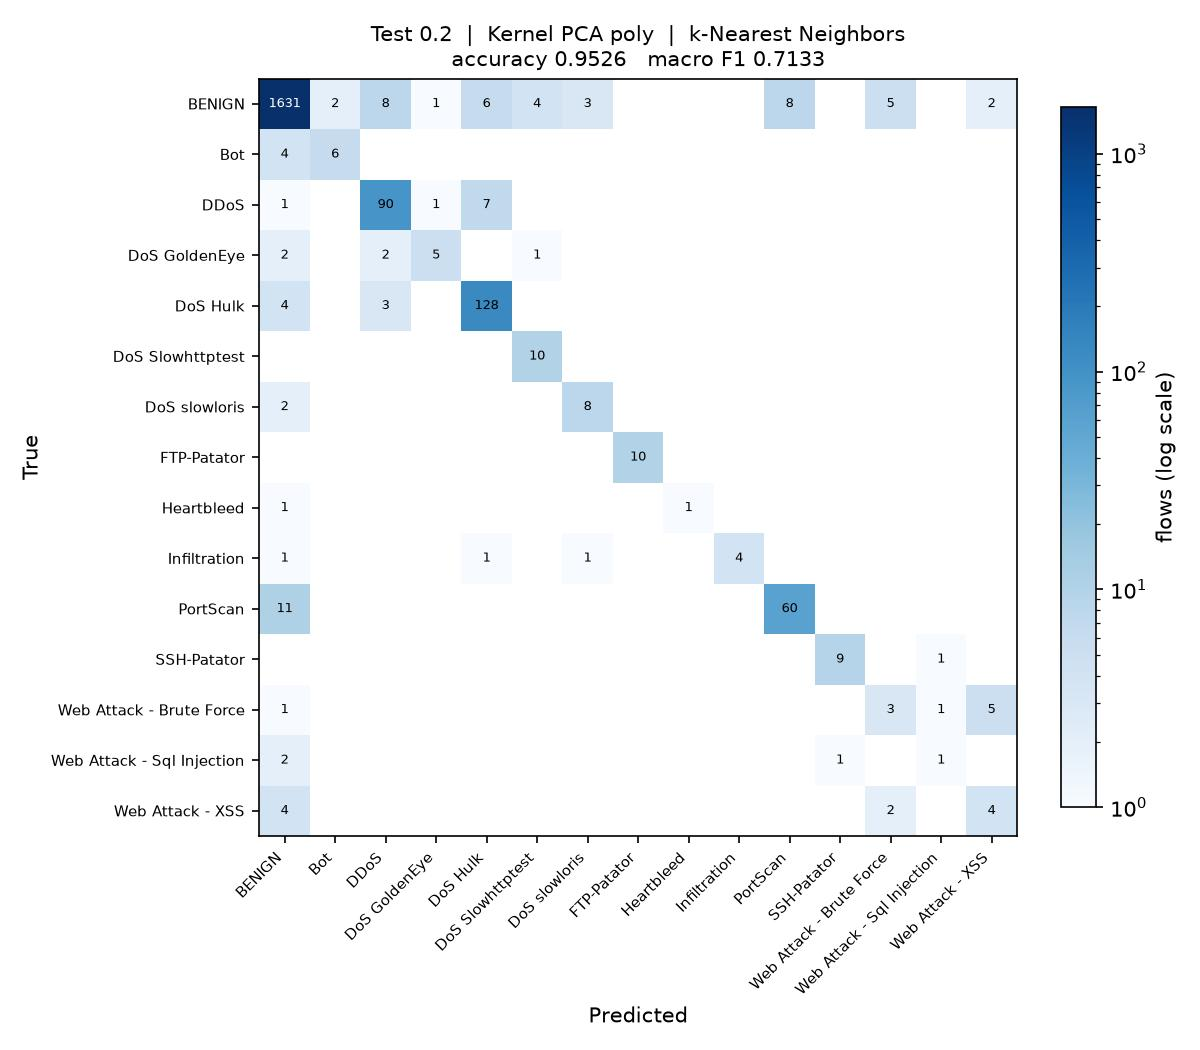

Source code (Python):
"""
Test_0.2_DR_POLY_KNN

Test size 0.2  |  Kernel PCA (poly)  |  k-Nearest Neighbors  (reference sheet #13)

Note: taken in place of sheet #5 Elastic Net, which is a regressor and cannot classify.

Run on its own:

    python Test_0.2_DR_POLY_KNN.py

Writes Test_0.2_DR_POLY_KNN.jpg (confusion matrix) and appends one row to
results/75_runs.csv.
"""

import os
import sys
import time
import warnings
from pathlib import Path

import matplotlib
matplotlib.use("Agg")
import matplotlib.pyplot as plt
import numpy as np
import pandas as pd
from sklearn.decomposition import KernelPCA
from sklearn.impute import SimpleImputer
from sklearn.metrics import (accuracy_score, confusion_matrix, f1_score,
                             precision_score, recall_score)
from sklearn.model_selection import train_test_split
from sklearn.preprocessing import LabelEncoder, StandardScaler
from sklearn.neighbors import KNeighborsClassifier

sys.path.insert(0, str(Path(__file__).resolve().parent.parent))
from common import load_sample                      # noqa: E402

warnings.filterwarnings("ignore")

# ----- this run -------------------------------------------------------------
TEST_SIZE = 0.2
KERNEL = "poly"
CLASSIFIER = "KNN"
N_COMPONENTS = 15
# ----------------------------------------------------------------------------

SEED = 0
N_JOBS = max(1, (os.cpu_count() or 2) // 2)
STEM = "Test_0.2_DR_POLY_KNN"
HERE = Path(__file__).resolve().parent
RESULTS = HERE.parent / "results"


def main():
    t0 = time.time()
    df = load_sample(10000, 50, SEED)
    y = LabelEncoder().fit_transform(df["Label"])
    X = df.drop(columns=["Label", "Day"])
    classes = sorted(df["Label"].unique())
    print(f"{len(df):,} flows, {X.shape[1]} features, {len(classes)} classes")

    X_train, X_test, y_train, y_test = train_test_split(
        X, y, test_size=TEST_SIZE, random_state=SEED, stratify=y)

    # mean imputation and scaling, fitted on the training split only
    imputer = SimpleImputer(strategy="mean").fit(X_train)
    scaler = StandardScaler().fit(imputer.transform(X_train))
    X_train = scaler.transform(imputer.transform(X_train))
    X_test = scaler.transform(imputer.transform(X_test))

    # dimensionality reduction: Kernel PCA, fitted on the training split only.
    # arpack keeps the largest positive eigenvalues; the randomized solver ranks
    # them by magnitude and fails on the sigmoid kernel, which is not PSD.
    kpca = KernelPCA(n_components=N_COMPONENTS, kernel=KERNEL,
                     eigen_solver="arpack", random_state=SEED, n_jobs=N_JOBS)
    X_train = kpca.fit_transform(X_train)
    X_test = kpca.transform(X_test)
    print(f"Kernel PCA ({KERNEL}): {X_train.shape[1]} components")

    classifier = KNeighborsClassifier(n_neighbors=5, n_jobs=N_JOBS)
    classifier.fit(X_train, y_train)
    y_pred = classifier.predict(X_test)

    acc = accuracy_score(y_test, y_pred)
    pre = precision_score(y_test, y_pred, average="macro", zero_division=0)
    rec = recall_score(y_test, y_pred, average="macro", zero_division=0)
    f1 = f1_score(y_test, y_pred, average="macro", zero_division=0)
    pre_w = precision_score(y_test, y_pred, average="weighted", zero_division=0)
    rec_w = recall_score(y_test, y_pred, average="weighted", zero_division=0)
    f1_w = f1_score(y_test, y_pred, average="weighted", zero_division=0)

    print(f"Accuracy  : {acc:.4f}")
    print(f"Precision : {pre:.4f}")
    print(f"Recall    : {rec:.4f}")
    print(f"F1 Score  : {f1:.4f}")

    # confusion matrix image, named to match this script
    cm = confusion_matrix(y_test, y_pred, labels=range(len(classes)))
    fig, ax = plt.subplots(figsize=(8, 7))
    im = ax.imshow(cm, cmap="Blues", norm=matplotlib.colors.LogNorm(vmin=1))
    ax.set_xticks(range(len(classes)), classes, rotation=45, ha="right", fontsize=7)
    ax.set_yticks(range(len(classes)), classes, fontsize=7)
    ax.set_xlabel("Predicted")
    ax.set_ylabel("True")
    ax.set_title(f"Test {TEST_SIZE}  |  Kernel PCA {KERNEL}  |  k-Nearest Neighbors\n"
                 f"accuracy {acc:.4f}   macro F1 {f1:.4f}", fontsize=10)
    for i in range(len(classes)):
        for j in range(len(classes)):
            if cm[i, j]:
                ax.text(j, i, cm[i, j], ha="center", va="center", fontsize=6,
                        color="white" if cm[i, j] > cm.max() / 3 else "black")
    fig.colorbar(im, ax=ax, fraction=0.04, label="flows (log scale)")
    fig.tight_layout()
    fig.savefig(HERE / f"{STEM}.jpg", dpi=150)
    plt.close(fig)

    # one row appended to the shared results table
    RESULTS.mkdir(exist_ok=True)
    row = {"Test": TEST_SIZE, "DR": "POLY", "Clas": CLASSIFIER,
           "Acc": round(acc, 4), "Pre": round(pre, 4), "Rec": round(rec, 4),
           "F1": round(f1, 4),
           "Pre_weighted": round(pre_w, 4), "Rec_weighted": round(rec_w, 4),
           "F1_weighted": round(f1_w, 4),
           "n_components": N_COMPONENTS, "seconds": round(time.time() - t0, 1),
           "script": STEM}
    out = RESULTS / "75_runs.csv"
    old = pd.read_csv(out).to_dict("records") if out.exists() else []
    old = [r for r in old if r.get("script") != STEM]
    pd.DataFrame(old + [row]).to_csv(out, index=False)
    print(f"saved {STEM}.jpg and appended to results/75_runs.csv "
          f"({time.time() - t0:.0f}s)")


if __name__ == "__main__":
    main()
